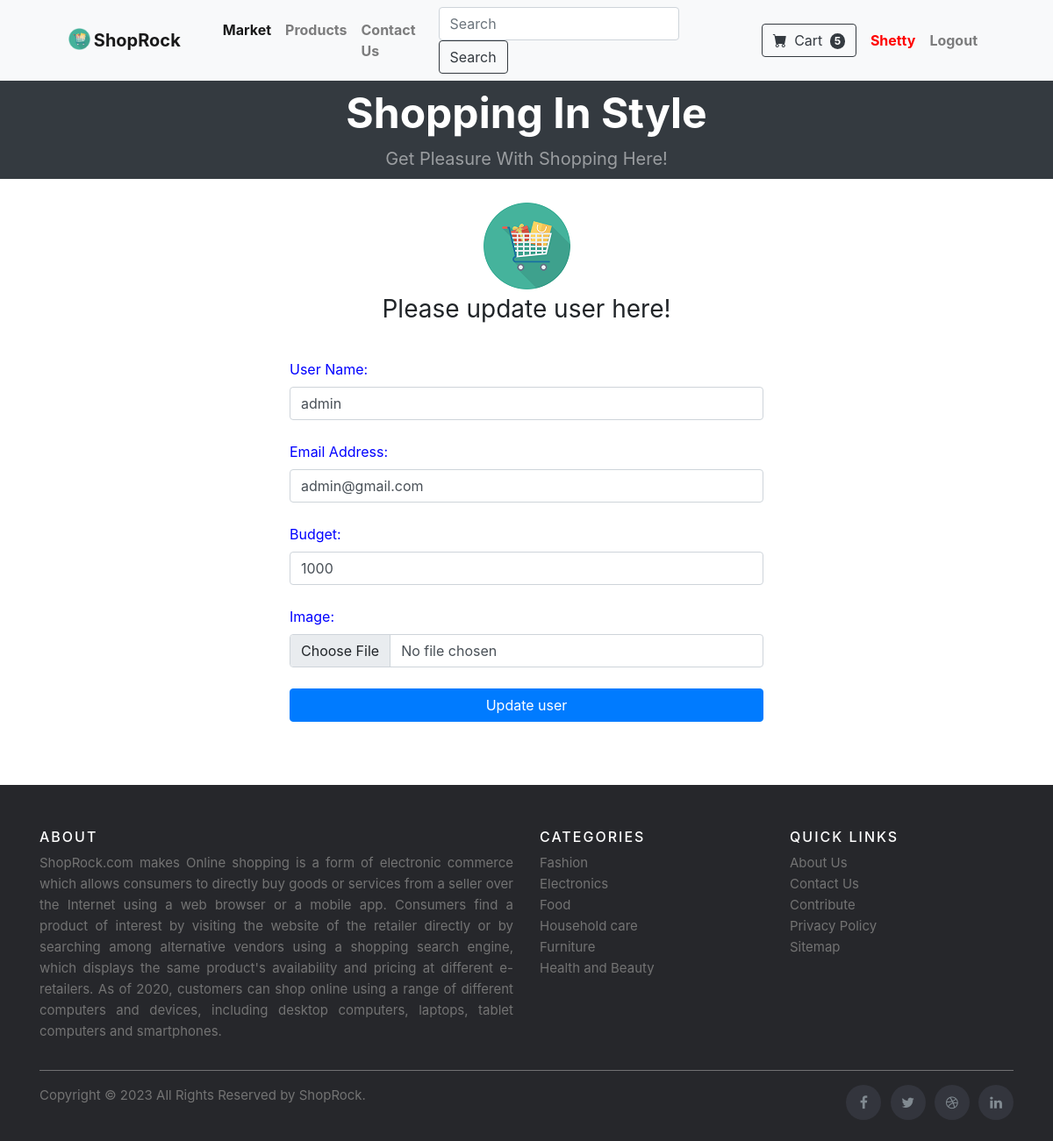
The app's page /admin_update_user/1 (signed in) with its own data.
### market/models.py (models this page shows, shortened)
class User(db.Model, UserMixin):
    id = db.Column(db.Integer(), primary_key=True)
    username = db.Column(db.String(30), nullable=False, unique=True)
    email = db.Column(db.String(60), nullable=False, unique=True)
    password = db.Column(db.String(60), nullable=False)
    budget = db.Column(db.Integer(), nullable=False, default=1000)
    image = db.Column(db.String(150), nullable=False, default='profile.jpg')
    items = db.relationship('Item', backref='owned_user', lazy=True)
    @property
    def hash_password(self):
        return self.hash_password

### market/routes.py (the view, shortened to what this page needs)
@app.route('/admin_update_user/<int:id>', methods=['GET', 'POST'])
@login_required
def admin_update_user(id):
    form = UserForm(request.form)
    user = User.query.get_or_404(id)
    print(user.__dict__)
    form.username.data = user.username
    form.email.data = user.email
    form.budget.data = user.budget
    form.image.data = user.image
    items = Item.query.all()
    users = User.query.all()
    return render_template('update_user.html',items=items, users=users, form=form, user=user)

### market/forms.py
class UserForm(FlaskForm):
    username = StringField(label='User Name:', validators=[Length(min=4,max=30),DataRequired()])
    email = EmailField(label='Email Address:', validators=[Email(),DataRequired()])
    budget = IntegerField(label='Budget:')
    image = FileField(label='Image:', validators=[FileAllowed(['jpg','jpeg','png','gif'], 'Images only!')])
    submit = SubmitField(label='Update user')

### market/models.py (called while the page is built)
@login_manager.user_loader
def load_user(user_id):
    return User.query.get(int(user_id))

### market/templates/update_user.html (shortened to what this page needs)
{% extends "index.html" %}
{% block body %}
<br>
<div class="container">
  <div class="row">
  <div class="col-lg-6 col-md-10 mx-auto content">
    <div class="text-center">
    <img class="mb-1" src="{{ url_for('static', filename='assets/aaa1.png') }}">
    <h1 class="h3 mb-3 font-weight-normal">
        Please update user here!
    </h1><br>
    </div>
    <form method="POST" class="form-register" style="color:blue" enctype="multipart/form-data">
        {{ form.username.label() }}
        {{ form.username(class="form-control", placeholder='User Name') }}<br>
        {{ form.email.label() }}
        {{ form.email(class="form-control", placeholder='Email Address') }}<br>
        {{ form.budget.label() }}
        {{ form.budget(class="form-control", placeholder='Enter Budget') }}<br>
        {{ form.image.label() }}
        {{ form.image(class="form-control", placeholder='Image') }}<br>
        {{ form.submit(class="btn btn-block btn-primary") }}<br><br>
        <br>
    </form>
  </div>
  </div>
</div>
{% endblock body %}

### market/templates/index.html (shortened to what this page needs)
<!DOCTYPE html>
<html lang="en">
    <head>
        <link href="https://cdn.jsdelivr.net/npm/bootstrap-icons@1.5.0/font/bootstrap-icons.css" rel="stylesheet" />
        <link href="{{ url_for('static', filename='css/styles.css') }}" rel="stylesheet" />
        <link rel="stylesheet" href="https://cdn.jsdelivr.net/npm/bootstrap@4.1.3/dist/css/bootstrap.min.css">
    </head>
    <body>
        <nav class="navbar navbar-expand-lg navbar-light bg-light">
            <div class="container px-4 px-lg-5" style="font-weight:bold">
                <img class="mb-1" src="{{ url_for('static', filename='assets/abc.png') }}" width="25">&nbsp;
                <a class="navbar-brand" href="{{url_for('home')}}">ShopRock</a>
                <div class="collapse navbar-collapse" id="navbarSupportedContent">
                    <ul class="navbar-nav me-auto mb-2 mb-lg-0 ms-lg-4">
                        <li class="nav-item"><a class="nav-link active" aria-current="page" href="{{url_for('market')}}">Market</a></li>
                        <li class="nav-item"><a class="nav-link" href="{{url_for('allproducts')}}">Products</a></li>
                        <li class="nav-item"><a class="nav-link" href="{{url_for('about')}}">Contact Us</a></li>
                    </ul>
                    <form class="form-inline my-2 my-lg-0" action="{{url_for('result')}}">
                        <input class="form-control mr-sm-2" type="search" placeholder="Search" aria-label="Search" name="q">
                        <button class="btn btn-outline-dark my-2 my-sm-0" type="submit">Search</button>
                    </form>&ensp;&ensp;
                    {% if current_user.is_authenticated %}
                        {% if current_user.username=='admin' %}
                        <ul class="navbar-nav">
                            <li class="nav-item">
                                <a class="nav-link" href="{{url_for('add_item')}}">Add Item</a>
                            </li>
                            <li class="nav-item">
                                <a class="nav-link" href="{{url_for('admin_item')}}">Items</a>
                            </li>
                        </ul>
                        {% else %}
                            <form class="d-flex">
                                <a class="btn btn-outline-dark" href="{{url_for('cart')}}">
                                    <i class="bi-cart-fill me-1"></i>
                                    Cart
                                    <span class="badge bg-dark text-white ms-1 rounded-pill">
                                        {{ current_user.items| length }}
                                    </span>
                                </a>
                            </form>&ensp;
                        {% endif %}
                        <ul class="navbar-nav">
                            <li class="nav-item">
                                <a class="nav-link" href="#" style="color:red">{{ current_user.username|title }}</a>
                            </li>
                            <li class="nav-item">
                                <a class="nav-link" href="{{url_for('logout')}}">Logout</a>
                            </li>
                        </ul>
                    {% endif %}
                </div>
            </div>
        </nav>
        <header class="bg-dark py-2">
            <div class="container px-4 px-lg-5">
                <div class="text-center text-white">
                    <h1 class="display-5 fw-bolder">Shopping In Style</h1>
                    <p class="lead fw-normal text-white-50 mb-0">Get Pleasure With Shopping Here!</p>
                </div>
            </div>
        </header>
        <div class="container">
          <div class="row">
            <div class="col-lg-8 col-md-10 mx-auto content">
            </div>
          </div>
        </div>
        {% block body %}{% endblock body %}
        <footer class="site-footer">
          <div class="container">
            <div class="row">
              <div class="col-sm-12 col-md-6">
                <h6>About</h6>
                <p class="text-justify">ShopRock.com makes Online shopping is a form of electronic commerce which allows consumers to directly buy goods or services from a seller over the Internet using a web browser or a mobile app. Consumers find a product of interest by visiting the website of the retailer directly or by searching among alternative vendors using a shopping search engine, which displays the same product's availability and pricing at different e-retailers. As of 2020, customers can shop online using a range of different computers and devices, including desktop computers, laptops, tablet computers and smartphones.</p>
              </div>
              <div class="col-xs-6 col-md-3">
                <h6>Categories</h6>
                <ul class="footer-links">
                  <li><a href="http://scanfcode.com/category/c-language/">Fashion</a></li>
                  <li><a href="http://scanfcode.com/category/front-end-development/">Electronics</a></li>
                  <li><a href="http://scanfcode.com/category/back-end-development/">Food</a></li>
                  <li><a href="http://scanfcode.com/category/java-programming-language/">Household care</a></li>
                  <li><a href="http://scanfcode.com/category/android/">Furniture</a></li>
                  <li><a href="http://scanfcode.com/category/templates/">Health and Beauty</a></li>
                </ul>
              </div>
              <div class="col-xs-6 col-md-3">
                <h6>Quick Links</h6>
                <ul class="footer-links">
                  <li><a href="http://scanfcode.com/about/">About Us</a></li>
                  <li><a href="http://scanfcode.com/contact/">Contact Us</a></li>
                  <li><a href="http://scanfcode.com/contribute-at-scanfcode/">Contribute</a></li>
                  <li><a href="http://scanfcode.com/privacy-policy/">Privacy Policy</a></li>
                  <li><a href="http://scanfcode.com/sitemap/">Sitemap</a></li>
                </ul>
              </div>
            </div>
            <hr>
          </div>
          <div class="container">
            <div class="row">
              <div class="col-md-8 col-sm-6 col-xs-12">
                <p class="copyright-text">Copyright &copy; 2023 All Rights Reserved by
             <a href="#">ShopRock</a>.
                </p>
              </div>
              <div class="col-md-4 col-sm-6 col-xs-12">
              <link rel="stylesheet" href="https://cdnjs.cloudflare.com/ajax/libs/font-awesome/4.7.0/css/font-awesome.min.css">
                <ul class="social-icons">
                  <li><a class="facebook" href="#"><i class="fa fa-facebook"></i></a></li>
                  <li><a class="twitter" href="#"><i class="fa fa-twitter"></i></a></li>
                  <li><a class="dribbble" href="#"><i class="fa fa-dribbble"></i></a></li>
                  <li><a class="linkedin" href="#"><i class="fa fa-linkedin"></i></a></li>
                </ul>
              </div>
            </div>
          </div>
        </footer>
    </body>
</html>

### records on screen
User: username "Shetty"
User: username "admin", email "admin@gmail.com", budget "1000"

### other values on screen
{{ current_user.items| length }} "5"
